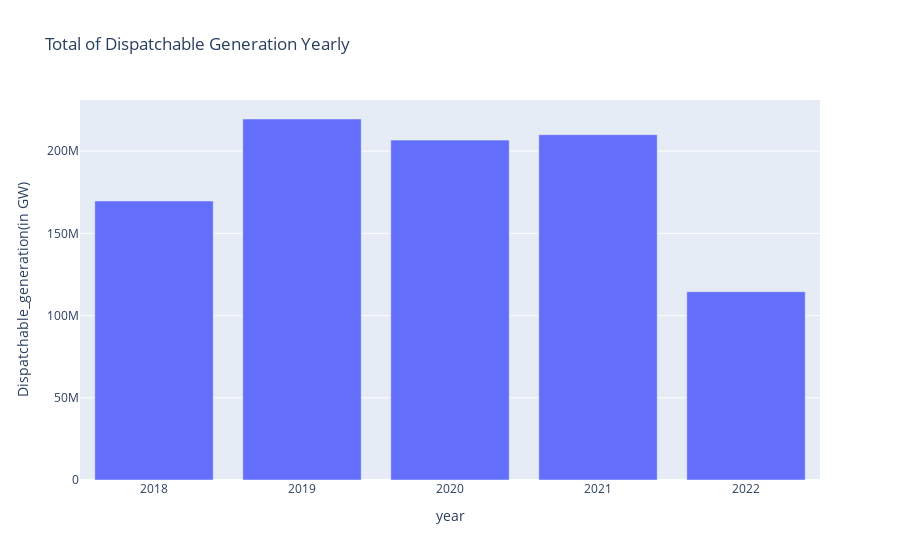
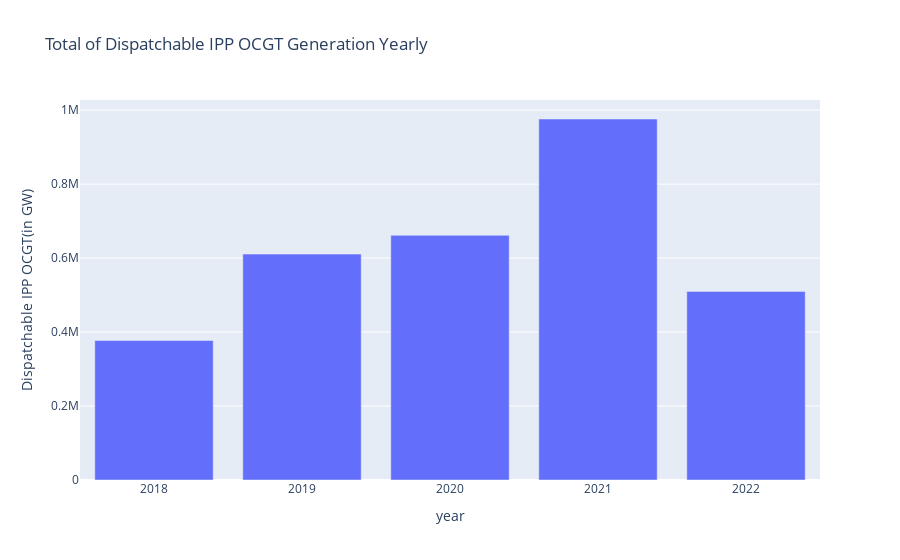

Notebook cell for these charts, in order:
### Markdown cell above
## How much energy is generated yearly by eskom and other enties in the country

### Code cell
fig = px.bar(sum_dispatchable, x="year", y ="Dispatchable_generation(in GW)" ,title="Total of Dispatchable Generation Yearly" )
fig1 = px.bar(sum_dispatchable,x="year" ,y="Dispatchable IPP OCGT(in GW)",title="Total of Dispatchable IPP OCGT Generation Yearly")
fig.show()
fig1.show()

### Figure 1 — Plotly figure (JSON) as saved in the notebook; plotly's stock layout.template omitted (floating-point values rounded to 4 significant figures)
{"data": [{"alignmentgroup": "True", "hovertemplate": "year=%{x}<br>Dispatchable_generation(in GW)=%{y}<extra></extra>", "legendgroup": "", "marker": {"color": "#636efa", "pattern": {"shape": ""}}, "name": "", "offsetgroup": "", "orientation": "v", "showlegend": false, "textposition": "auto", "type": "bar", "x": [2018, 2019, 2020, 2021, 2022], "xaxis": "x", "y": [169700000.0, 219600000.0, 206700000.0, 210000000.0, 114500000.0], "yaxis": "y"}], "layout": {"barmode": "relative", "legend": {"tracegroupgap": 0}, "title": {"text": "Total of Dispatchable Generation Yearly"}, "xaxis": {"anchor": "y", "domain": [0, 1], "title": {"text": "year"}}, "yaxis": {"anchor": "x", "domain": [0, 1], "title": {"text": "Dispatchable_generation(in GW)"}}}}

### Figure 2 — Plotly figure (JSON) as saved in the notebook; plotly's stock layout.template omitted (floating-point values rounded to 4 significant figures)
{"data": [{"alignmentgroup": "True", "hovertemplate": "year=%{x}<br>Dispatchable IPP OCGT(in GW)=%{y}<extra></extra>", "legendgroup": "", "marker": {"color": "#636efa", "pattern": {"shape": ""}}, "name": "", "offsetgroup": "", "orientation": "v", "showlegend": false, "textposition": "auto", "type": "bar", "x": [2018, 2019, 2020, 2021, 2022], "xaxis": "x", "y": [377100.0, 610800.0, 661400.0, 976100.0, 509900.0], "yaxis": "y"}], "layout": {"barmode": "relative", "legend": {"tracegroupgap": 0}, "title": {"text": "Total of Dispatchable IPP OCGT Generation Yearly"}, "xaxis": {"anchor": "y", "domain": [0, 1], "title": {"text": "year"}}, "yaxis": {"anchor": "x", "domain": [0, 1], "title": {"text": "Dispatchable IPP OCGT(in GW)"}}}}
